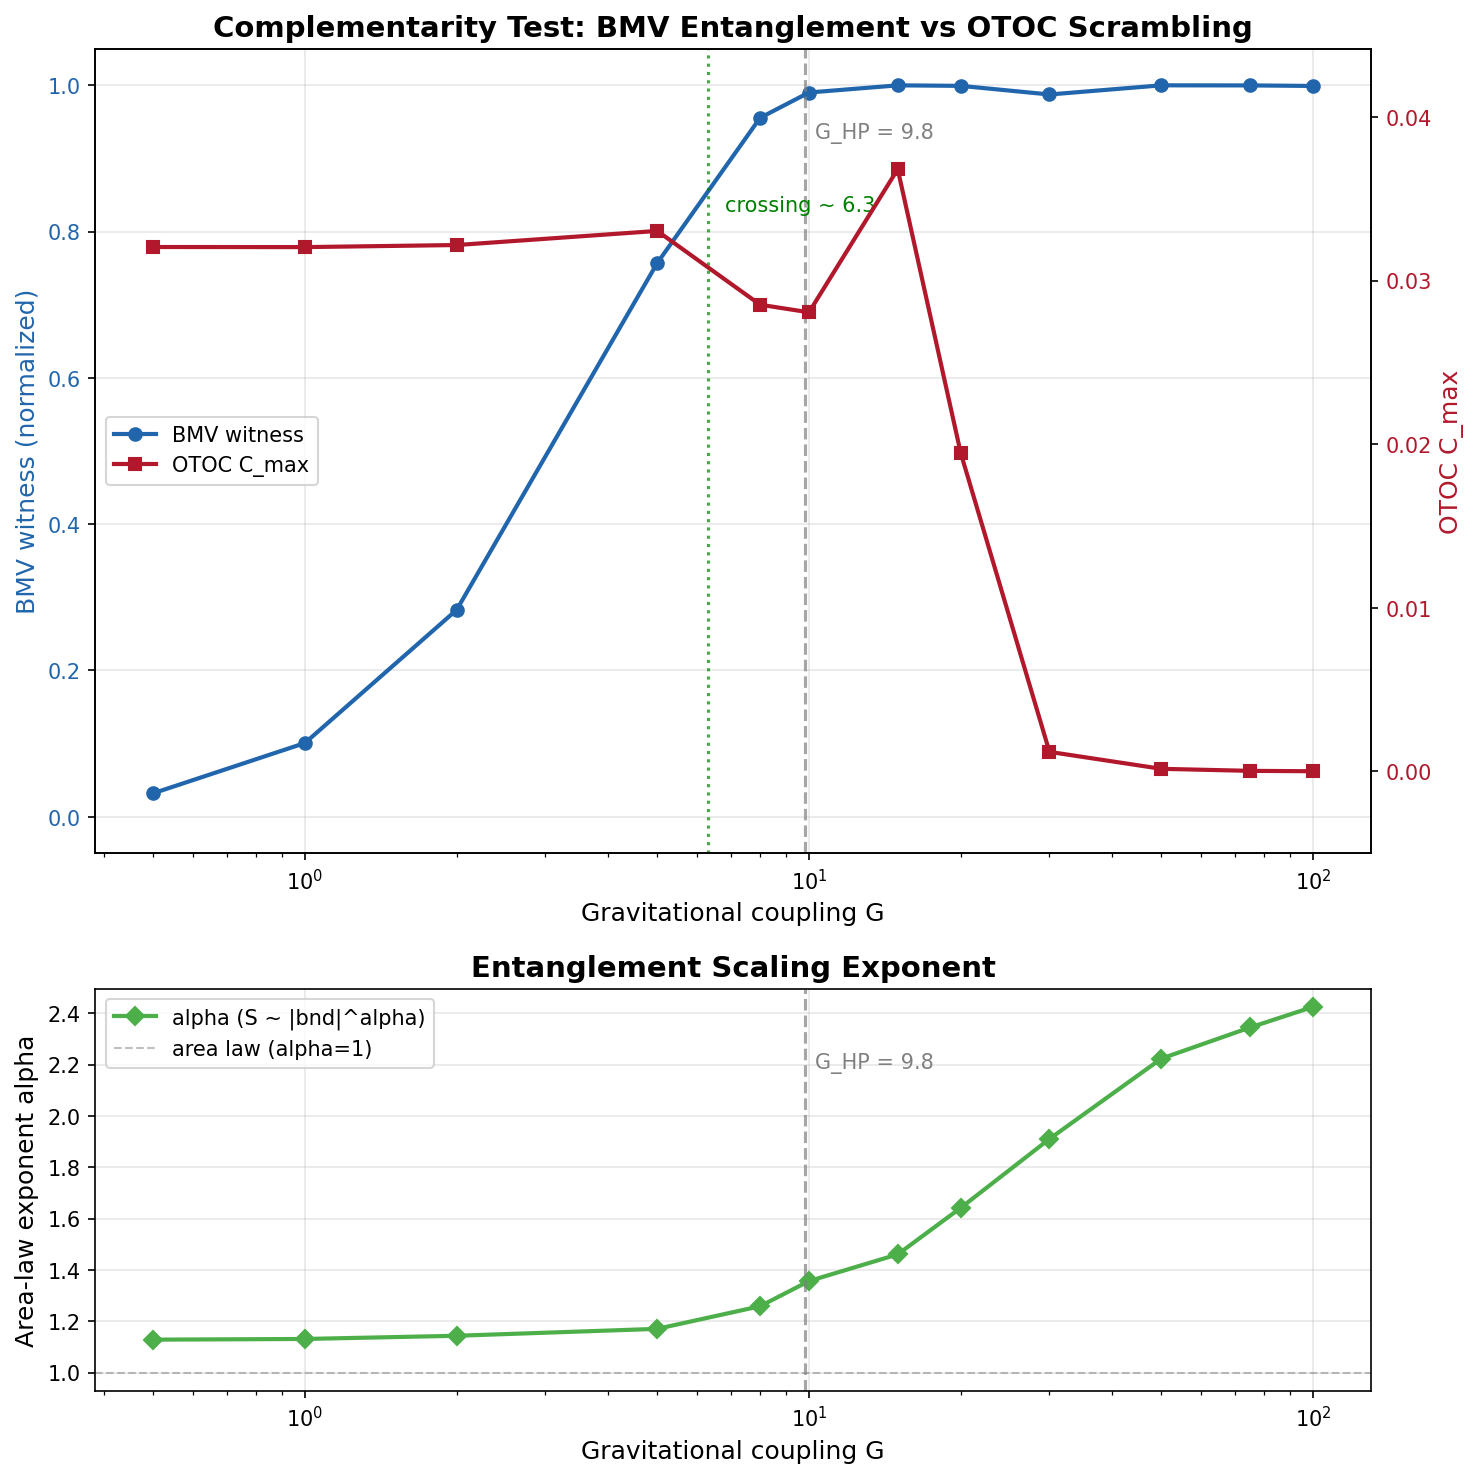

Here is the Python script that generated this plot:
#!/usr/bin/env python3
"""Exploratory crossing test: branch entropy vs frozen spreading proxy.

This runner compares two unlike observables on the same fixed 2D lattice:

  - a branch-overlap entropy signal from an externally imposed
    source-present vs source-absent protocol
  - a frozen single-particle spreading proxy built from propagator amplitudes

If the two normalized curves cross on the sampled sweep, that is exploratory
only. It is not, by itself, a Hawking-Page, complementarity, fuzzball, or
black-hole claim.

Protocol on 2D staggered lattice (side=10, n=100):

  Branch signal: two wavepackets propagate under source-present vs source-
       absent branching. S_branch = H_binary((1 + ovlp_1 * ovlp_2) / 2) / ln(2).

  Spreading proxy: build self-gravitating H, eigendecompose, compute
        propagator G(i,j,t), measure C_max from the peak local spreading readout.

  Boundary-fit exponent: Dirac sea from final H, BFS balls R=1..4, fit
        S ~ |bnd|^alpha.

PStack experiment: exploratory-crossing-test
"""

from __future__ import annotations

import math
import time
from collections import deque

import numpy as np
from scipy import sparse
from scipy.sparse import eye as speye
from scipy.sparse.linalg import spsolve
from scipy.stats import linregress

import matplotlib
matplotlib.use("Agg")
import matplotlib.pyplot as plt

# ---------------------------------------------------------------------------
# Physical parameters
# ---------------------------------------------------------------------------
MASS = 0.30
MU2 = 0.22
DT = 0.12
N_STEPS = 30
SIGMA = 1.5
SIDE = 10
N_SITES = SIDE * SIDE  # 100

G_VALUES = [0.5, 1, 2, 5, 8, 10, 15, 20, 30, 50, 75, 100]
G_HP = 9.8  # imported reference crossover from a different exploratory runner

# OTOC parameters
T_MAX_OTOC = 50  # max time in units of DT
OTOC_DISTANCE = 2  # site separation for OTOC pair

# Area-law parameters
RADII = [1, 2, 3, 4]


# ---------------------------------------------------------------------------
# Lattice construction
# ---------------------------------------------------------------------------

def build_lattice(side: int):
    """2D periodic staggered lattice with checkerboard coloring."""
    n = side * side
    pos = np.zeros((n, 2))
    adj: dict[int, list[int]] = {i: [] for i in range(n)}
    col = np.zeros(n, dtype=int)
    index: dict[tuple[int, int], int] = {}

    for ix in range(side):
        for iy in range(side):
            idx = ix * side + iy
            pos[idx] = (ix, iy)
            col[idx] = (ix + iy) % 2
            index[(ix, iy)] = idx
            for dix, diy in [(1, 0), (-1, 0), (0, 1), (0, -1)]:
                jx = (ix + dix) % side
                jy = (iy + diy) % side
                adj[idx].append(jx * side + jy)

    return n, pos, adj, col, index


# ---------------------------------------------------------------------------
# Poisson solver and Hamiltonian
# ---------------------------------------------------------------------------

def solve_poisson(adj: dict, n: int, rho: np.ndarray, mu2: float, G: float):
    if G == 0.0:
        return np.zeros(n)
    rows, cols_sp, vals = [], [], []
    for i in range(n):
        deg = len(adj[i])
        rows.append(i); cols_sp.append(i); vals.append(float(deg) + mu2)
        for j in adj[i]:
            rows.append(i); cols_sp.append(j); vals.append(-1.0)
    L = sparse.csc_matrix((vals, (rows, cols_sp)), shape=(n, n))
    return spsolve(L, G * rho)


def build_hamiltonian(n: int, pos: np.ndarray, adj: dict,
                      col: np.ndarray, phi: np.ndarray):
    """Staggered-fermion Hamiltonian with parity coupling."""
    H = sparse.lil_matrix((n, n), dtype=complex)
    par = np.where(col == 0, 1.0, -1.0)
    H.setdiag((MASS + phi) * par)

    for i, nbs in adj.items():
        for j in nbs:
            if i >= j:
                continue
            d = math.hypot(pos[j, 0] - pos[i, 0], pos[j, 1] - pos[i, 1])
            d = min(d, 2.0)
            w = 1.0 / max(d, 0.5)
            H[i, j] += -0.5j * w
            H[j, i] += 0.5j * w

    return H.tocsc()


def cn_step(psi: np.ndarray, H, dt: float):
    n = H.shape[0]
    ap = (speye(n, format='csc') + 1j * H * dt / 2).tocsc()
    am = speye(n, format='csr') - 1j * H * dt / 2
    return spsolve(ap, am.dot(psi))


def gaussian_at(pos: np.ndarray, center: tuple[float, float], sigma: float):
    cx, cy = center
    rsq = (pos[:, 0] - cx) ** 2 + (pos[:, 1] - cy) ** 2
    psi = np.exp(-0.5 * rsq / sigma ** 2).astype(complex)
    norm = np.linalg.norm(psi)
    if norm < 1e-30:
        raise ValueError(f"Gaussian at {center} has zero norm")
    return psi / norm


def binary_entropy(p: float) -> float:
    if p <= 0.0 or p >= 1.0:
        return 0.0
    return -p * math.log(p) - (1.0 - p) * math.log(1.0 - p)


# ---------------------------------------------------------------------------
# Branch-overlap entropy measurement
# ---------------------------------------------------------------------------

def measure_bmv(G: float, n: int, pos: np.ndarray, adj: dict,
                col: np.ndarray, index: dict):
    """Branch-overlap entropy signal for coupling G.

    Returns the normalized two-branch entropy in units of ln(2).
    """
    # Solve for source field at midpoint
    source_node = index[(SIDE // 2, SIDE // 2)]
    rho_ext = np.zeros(n)
    rho_ext[source_node] = G
    phi_A = solve_poisson(adj, n, rho_ext, MU2, 1.0)  # external source strength G in rho
    phi_B = np.zeros(n)

    ham_A = build_hamiltonian(n, pos, adj, col, phi_A)
    ham_B = build_hamiltonian(n, pos, adj, col, phi_B)

    # Two particles
    psi_1_init = gaussian_at(pos, (2.0, 5.0), SIGMA)
    psi_2_init = gaussian_at(pos, (8.0, 5.0), SIGMA)

    psi_1A, psi_1B = psi_1_init.copy(), psi_1_init.copy()
    psi_2A, psi_2B = psi_2_init.copy(), psi_2_init.copy()

    for _ in range(N_STEPS):
        psi_1A = cn_step(psi_1A, ham_A, DT)
        psi_1B = cn_step(psi_1B, ham_B, DT)
        psi_2A = cn_step(psi_2A, ham_A, DT)
        psi_2B = cn_step(psi_2B, ham_B, DT)

    overlap_1 = abs(np.vdot(psi_1A, psi_1B))
    overlap_2 = abs(np.vdot(psi_2A, psi_2B))

    product_overlap = overlap_1 * overlap_2
    p = 0.5 + 0.5 * product_overlap
    s_bmv = binary_entropy(p)
    bmv_witness = s_bmv / math.log(2)  # normalize to [0, 1]

    return bmv_witness, overlap_1, overlap_2, s_bmv


# ---------------------------------------------------------------------------
# OTOC measurement
# ---------------------------------------------------------------------------

def measure_otoc(G: float, n: int, pos: np.ndarray, adj: dict,
                 col: np.ndarray):
    """OTOC scrambling measure for coupling G.

    Evolves Gaussian under self-gravity to get self-consistent phi,
    then eigendecomposes H and computes propagator elements.

    Returns C_max (peak scrambling measure).
    """
    # Evolve to get self-consistent field
    cx = (pos[:, 0].max() + pos[:, 0].min()) / 2
    cy = (pos[:, 1].max() + pos[:, 1].min()) / 2
    psi = gaussian_at(pos, (cx, cy), SIGMA)

    H_final = None
    for step in range(N_STEPS):
        rho = np.abs(psi) ** 2
        phi = solve_poisson(adj, n, rho, MU2, G)
        H = build_hamiltonian(n, pos, adj, col, phi)
        psi = cn_step(psi, H, DT)
        psi /= np.linalg.norm(psi)
        H_final = H

    if H_final is None:
        return 0.0

    # Eigendecompose
    H_dense = H_final.toarray()
    H_dense = 0.5 * (H_dense + H_dense.conj().T)  # enforce Hermiticity
    evals, evecs = np.linalg.eigh(H_dense)

    # Pick site pair: center and a site at distance OTOC_DISTANCE
    center_idx = int(np.argmin((pos[:, 0] - cx)**2 + (pos[:, 1] - cy)**2))
    dist_from_center = np.abs(pos[:, 0] - pos[center_idx, 0]) + \
                       np.abs(pos[:, 1] - pos[center_idx, 1])
    candidates = np.where(np.abs(dist_from_center - OTOC_DISTANCE) < 0.5)[0]
    if len(candidates) == 0:
        return 0.0
    j_site = candidates[0]
    i_site = center_idx

    # Compute propagator elements G(i, j, t) for t in [0, T_MAX_OTOC * DT]
    t_steps = np.arange(0, T_MAX_OTOC + 1)
    c_max = 0.0

    # G(i,j,0) = delta(i,j) for i != j, so use spreading measure
    # |G(i,j,t)|^2 = probability of reaching i starting from j
    for t_val in t_steps:
        t_phys = t_val * DT
        phases = np.exp(-1j * evals * t_phys)
        g_ij = np.sum(evecs[i_site, :] * np.conj(evecs[j_site, :]) * phases)
        c_t = np.abs(g_ij) ** 2
        if c_t > c_max:
            c_max = c_t

    return c_max


# ---------------------------------------------------------------------------
# Entanglement area-law exponent
# ---------------------------------------------------------------------------

def bfs_ball(adj: dict, center: int, radius: int, n: int):
    """BFS ball of given radius. Returns (A_nodes, boundary_edges)."""
    dist = np.full(n, -1, dtype=int)
    dist[center] = 0
    queue = deque([center])
    while queue:
        u = queue.popleft()
        for v in adj[u]:
            if dist[v] == -1:
                dist[v] = dist[u] + 1
                if dist[v] <= radius:
                    queue.append(v)

    A_set = set(i for i in range(n) if 0 <= dist[i] <= radius)
    A_nodes = sorted(A_set)

    boundary_edges = 0
    for i in A_nodes:
        for j in adj[i]:
            if j not in A_set:
                boundary_edges += 1

    return A_nodes, boundary_edges


def dirac_sea_correlation(H):
    """Fill negative-energy modes, return correlation matrix."""
    H_dense = H.toarray()
    H_dense = 0.5 * (H_dense + H_dense.conj().T)
    eigenvalues, eigenvectors = np.linalg.eigh(H_dense)

    filled = eigenvalues < 0
    n_filled = int(np.sum(filled))
    if n_filled == 0:
        n_filled = len(eigenvalues) // 2
        filled = np.zeros(len(eigenvalues), dtype=bool)
        filled[:n_filled] = True

    V = eigenvectors[:, filled]
    C = V @ V.conj().T
    return C


def entanglement_entropy(C: np.ndarray, A_nodes: list[int]):
    if len(A_nodes) == 0:
        return 0.0
    ix = np.ix_(A_nodes, A_nodes)
    C_A = C[ix]
    C_A = 0.5 * (C_A + C_A.conj().T)
    nu = np.linalg.eigvalsh(C_A).real
    nu = np.clip(nu, 1e-15, 1.0 - 1e-15)
    S = -np.sum(nu * np.log(nu) + (1.0 - nu) * np.log(1.0 - nu))
    return float(S)


def measure_area_exponent(G: float, n: int, pos: np.ndarray, adj: dict,
                          col: np.ndarray):
    """Compute area-law exponent alpha from S ~ |bnd|^alpha via BFS balls."""
    # Evolve to get final H
    cx = (pos[:, 0].max() + pos[:, 0].min()) / 2
    cy = (pos[:, 1].max() + pos[:, 1].min()) / 2
    psi = gaussian_at(pos, (cx, cy), SIGMA)

    H_final = None
    for step in range(N_STEPS):
        rho = np.abs(psi) ** 2
        phi = solve_poisson(adj, n, rho, MU2, G)
        H = build_hamiltonian(n, pos, adj, col, phi)
        psi = cn_step(psi, H, DT)
        psi /= np.linalg.norm(psi)
        H_final = H

    if H_final is None:
        return 1.0

    C = dirac_sea_correlation(H_final)

    center_idx = int(np.argmin((pos[:, 0] - cx)**2 + (pos[:, 1] - cy)**2))

    bnd_sizes = []
    entropies = []

    for R in RADII:
        A_nodes, bnd_edges = bfs_ball(adj, center_idx, R, n)
        if bnd_edges == 0 or len(A_nodes) == 0:
            continue
        S = entanglement_entropy(C, A_nodes)
        bnd_sizes.append(bnd_edges)
        entropies.append(S)

    if len(bnd_sizes) < 2:
        return 1.0

    # Fit S ~ |bnd|^alpha via log-log regression
    log_bnd = np.log(np.array(bnd_sizes, dtype=float))
    log_S = np.log(np.array(entropies, dtype=float) + 1e-15)

    if np.std(log_bnd) < 1e-12:
        return 1.0

    res = linregress(log_bnd, log_S)
    return res.slope  # alpha


# ---------------------------------------------------------------------------
# Main experiment
# ---------------------------------------------------------------------------

def main():
    t0 = time.time()

    print("=" * 80)
    print("FRONTIER: Exploratory Crossing Test")
    print("  Branch entropy vs frozen spreading proxy vs G")
    print("=" * 80)
    print()
    print(f"Lattice: 2D staggered, side={SIDE}, n={N_SITES}")
    print(f"MASS={MASS}, MU2={MU2}, DT={DT}, N_STEPS={N_STEPS}")
    print(f"BMV: particles at (2,5) and (8,5), source at ({SIDE//2},{SIDE//2})")
    print(f"OTOC: center site, distance={OTOC_DISTANCE}, T_max={T_MAX_OTOC*DT:.1f}")
    print(f"Area law: BFS radii {RADII}")
    print(f"G_HP = {G_HP} (reference crossover from another exploratory runner)")
    print()

    n, pos, adj, col, index = build_lattice(SIDE)

    # Storage
    bmv_data = []
    otoc_data = []
    alpha_data = []

    header = (f"{'G':>6s}  {'branch':>8s} {'ovlp_1':>7s} {'ovlp_2':>7s} "
              f"{'S_br':>8s}  {'OTOC_Cmax':>10s}  {'alpha':>7s}")
    print(header)
    print("-" * 75)

    for G in G_VALUES:
        # BMV
        bmv_wit, ovlp_1, ovlp_2, s_bmv = measure_bmv(G, n, pos, adj, col, index)
        bmv_data.append(bmv_wit)

        # OTOC
        c_max = measure_otoc(G, n, pos, adj, col)
        otoc_data.append(c_max)

        # Area-law exponent
        alpha = measure_area_exponent(G, n, pos, adj, col)
        alpha_data.append(alpha)

        print(f"{G:6.1f}  {bmv_wit:8.5f} {ovlp_1:7.4f} {ovlp_2:7.4f} "
              f"{s_bmv:8.5f}  {c_max:10.6f}  {alpha:7.3f}")

    bmv_arr = np.array(bmv_data)
    otoc_arr = np.array(otoc_data)
    alpha_arr = np.array(alpha_data)
    G_arr = np.array(G_VALUES, dtype=float)

    # -----------------------------------------------------------------------
    # Find crossing point
    # -----------------------------------------------------------------------
    print()
    print("=" * 80)
    print("CROSSING ANALYSIS")
    print("=" * 80)

    # Normalize OTOC to comparable scale for crossing detection
    otoc_max = otoc_arr.max() if otoc_arr.max() > 0 else 1.0
    otoc_norm = otoc_arr / otoc_max  # normalized to [0, 1]

    crossing_G = None
    for i in range(len(G_arr) - 1):
        diff_i = bmv_arr[i] - otoc_norm[i]
        diff_j = bmv_arr[i + 1] - otoc_norm[i + 1]
        if diff_i * diff_j < 0:
            # Linear interpolation for crossing
            frac = abs(diff_i) / (abs(diff_i) + abs(diff_j))
            crossing_G = G_arr[i] + frac * (G_arr[i + 1] - G_arr[i])
            print(f"  Branch-entropy and normalized spreading curves first CROSS at G ~ {crossing_G:.1f}")
            print(f"  (Between G={G_arr[i]:.1f} and G={G_arr[i+1]:.1f})")
            break

    if crossing_G is None:
        # Check which dominates
        if bmv_arr[-1] > otoc_norm[-1]:
            print("  No crossing detected: branch entropy dominates normalized spreading at all G values")
        else:
            print("  No crossing detected: normalized spreading dominates branch entropy at all G values")

    # Distance to G_HP
    if crossing_G is not None:
        print(f"  Distance to G_HP = {G_HP}: |crossing - G_HP| = {abs(crossing_G - G_HP):.1f}")
        if abs(crossing_G - G_HP) < 5:
            print("  -> numerically near the imported reference crossover")
        else:
            print("  -> not particularly near the imported reference crossover")

    # -----------------------------------------------------------------------
    # Area-law exponent analysis
    # -----------------------------------------------------------------------
    print()
    print("=" * 80)
    print("AREA-LAW EXPONENT ANALYSIS")
    print("=" * 80)

    for i, G in enumerate(G_VALUES):
        indicator = " <-- G_HP" if abs(G - G_HP) < 2 else ""
        print(f"  G={G:6.1f}: alpha = {alpha_arr[i]:.3f}{indicator}")

    # Detect transition in alpha
    for i in range(len(G_arr) - 1):
        if alpha_arr[i] < 1.0 and alpha_arr[i + 1] >= 1.0:
            frac = (1.0 - alpha_arr[i]) / (alpha_arr[i + 1] - alpha_arr[i])
            G_trans = G_arr[i] + frac * (G_arr[i + 1] - G_arr[i])
            print(f"\n  Area-law to super-area transition at G ~ {G_trans:.1f}")
            print(f"  (alpha crosses 1.0 between G={G_arr[i]:.1f} and G={G_arr[i+1]:.1f})")
            break

    # -----------------------------------------------------------------------
    # Plot
    # -----------------------------------------------------------------------
    fig, (ax1, ax3) = plt.subplots(2, 1, figsize=(10, 10), gridspec_kw={'height_ratios': [2, 1]})

    # --- Panel 1: BMV and OTOC on same axes ---
    color_bmv = '#2166ac'
    color_otoc = '#b2182b'

    ax1.set_xlabel('Gravitational coupling G', fontsize=12)
    ax1.set_ylabel('Branch entropy (normalized)', fontsize=12, color=color_bmv)
    line1, = ax1.plot(G_arr, bmv_arr, 'o-', color=color_bmv, linewidth=2,
                      markersize=6, label='branch entropy')
    ax1.tick_params(axis='y', labelcolor=color_bmv)
    ax1.set_ylim(-0.05, 1.05)

    ax2 = ax1.twinx()
    ax2.set_ylabel('OTOC C_max', fontsize=12, color=color_otoc)
    line2, = ax2.plot(G_arr, otoc_arr, 's-', color=color_otoc, linewidth=2,
                      markersize=6, label='OTOC C_max')
    ax2.tick_params(axis='y', labelcolor=color_otoc)
    otoc_ylim = max(otoc_arr.max() * 1.2, 0.01)
    ax2.set_ylim(-0.005, otoc_ylim)

    # G_HP line
    ax1.axvline(x=G_HP, color='gray', linestyle='--', linewidth=1.5, alpha=0.7)
    ax1.text(G_HP + 0.5, 0.95, f'G_HP = {G_HP}', fontsize=10, color='gray',
             va='top')

    # Crossing point
    if crossing_G is not None:
        ax1.axvline(x=crossing_G, color='green', linestyle=':', linewidth=1.5, alpha=0.7)
        ax1.text(crossing_G + 0.5, 0.85, f'crossing ~ {crossing_G:.1f}',
                 fontsize=10, color='green', va='top')

    ax1.set_title('Exploratory Crossing: Branch Entropy vs Spreading Proxy',
                  fontsize=14, fontweight='bold')
    lines = [line1, line2]
    labels = [l.get_label() for l in lines]
    ax1.legend(lines, labels, loc='center left', fontsize=10)
    ax1.set_xscale('log')
    ax1.grid(True, alpha=0.3)

    # --- Panel 2: Area-law exponent ---
    ax3.plot(G_arr, alpha_arr, 'D-', color='#4daf4a', linewidth=2, markersize=6,
             label='alpha (S ~ |bnd|^alpha)')
    ax3.axhline(y=1.0, color='gray', linestyle='--', linewidth=1, alpha=0.5,
                label='area law (alpha=1)')
    ax3.axvline(x=G_HP, color='gray', linestyle='--', linewidth=1.5, alpha=0.7)
    ax3.text(G_HP + 0.5, ax3.get_ylim()[1] * 0.9 if len(alpha_arr) > 0 else 1.5,
             f'G_HP = {G_HP}', fontsize=10, color='gray', va='top')

    ax3.set_xlabel('Gravitational coupling G', fontsize=12)
    ax3.set_ylabel('Area-law exponent alpha', fontsize=12)
    ax3.set_title('Entanglement Scaling Exponent', fontsize=14, fontweight='bold')
    ax3.legend(fontsize=10)
    ax3.set_xscale('log')
    ax3.grid(True, alpha=0.3)

    plt.tight_layout()
    out_path = "scripts/frontier_complementarity_test.png"
    plt.savefig(out_path, dpi=150, bbox_inches='tight')
    print(f"\nPlot saved to {out_path}")

    # -----------------------------------------------------------------------
    # Verdict
    # -----------------------------------------------------------------------
    print()
    print("=" * 80)
    print("VERDICT")
    print("=" * 80)
    print()

    # Branch-entropy monotonicity
    bmv_monotonic = all(bmv_arr[i] >= bmv_arr[i - 1] - 1e-6 for i in range(1, len(bmv_arr)))
    print(f"  Branch entropy monotonic in G: {'YES' if bmv_monotonic else 'NO'}")
    print(f"  Branch-entropy range:         {bmv_arr.min():.5f} to {bmv_arr.max():.5f}")

    # OTOC suppression
    otoc_suppressed = otoc_arr[-1] < otoc_arr[0] * 0.1
    print(f"  OTOC suppressed at high G: {'YES' if otoc_suppressed else 'NO'}")
    print(f"  OTOC range:                {otoc_arr.min():.6f} to {otoc_arr.max():.6f}")

    # Exploratory crossing only
    if crossing_G is not None:
        print()
        print("  EXPLORATORY CROSSING DETECTED")
        print(f"  First crossing at G ~ {crossing_G:.1f}")
        print("  This crossing depends on the script's internal normalization")
        print("  and is not a retained phase-transition claim.")
    else:
        print()
        print("  No crossing detected on this sampled sweep.")
        print("  These remain exploratory diagnostics only.")

    elapsed = time.time() - t0
    print(f"\nTotal time: {elapsed:.1f}s")


if __name__ == "__main__":
    main()
